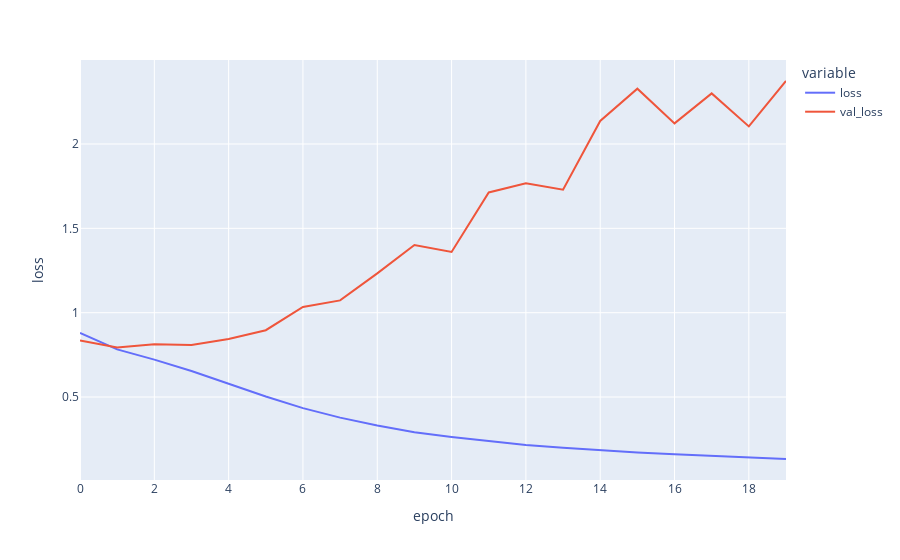

Notebook code for this chart:
### Code cell
fig = px.line(
    trainHistory, y=['loss', 'val_loss'],
    labels={'index': 'epoch', 'value': 'loss'}
)

fig.show()

### Figure 1 — Plotly figure (JSON) as saved in the notebook; plotly's stock layout.template omitted (floating-point values rounded to 4 significant figures)
{"data": [{"hovertemplate": "variable=loss<br>epoch=%{x}<br>loss=%{y}<extra></extra>", "legendgroup": "loss", "line": {"color": "#636efa", "dash": "solid"}, "marker": {"symbol": "circle"}, "mode": "lines", "name": "loss", "orientation": "v", "showlegend": true, "type": "scatter", "x": [0, 1, 2, 3, 4, 5, 6, 7, 8, 9, 10, 11, 12, 13, 14, 15, 16, 17, 18, 19], "xaxis": "x", "y": [0.8797, 0.7823, 0.7218, 0.6541, 0.579, 0.5033, 0.4342, 0.378, 0.3309, 0.2916, 0.2632, 0.2374, 0.2152, 0.1993, 0.1843, 0.1713, 0.1607, 0.1506, 0.1412, 0.1327], "yaxis": "y"}, {"hovertemplate": "variable=val_loss<br>epoch=%{x}<br>loss=%{y}<extra></extra>", "legendgroup": "val_loss", "line": {"color": "#EF553B", "dash": "solid"}, "marker": {"symbol": "circle"}, "mode": "lines", "name": "val_loss", "orientation": "v", "showlegend": true, "type": "scatter", "x": [0, 1, 2, 3, 4, 5, 6, 7, 8, 9, 10, 11, 12, 13, 14, 15, 16, 17, 18, 19], "xaxis": "x", "y": [0.8349, 0.7937, 0.8126, 0.8083, 0.844, 0.896, 1.034, 1.073, 1.233, 1.401, 1.36, 1.713, 1.767, 1.729, 2.136, 2.328, 2.122, 2.3, 2.104, 2.373], "yaxis": "y"}], "layout": {"autosize": true, "legend": {"title": {"text": "variable"}, "tracegroupgap": 0}, "margin": {"t": 60}, "xaxis": {"anchor": "y", "autorange": true, "domain": [0, 1], "range": [0, 19], "title": {"text": "epoch"}, "type": "linear"}, "yaxis": {"anchor": "x", "autorange": true, "domain": [0, 1], "range": [0.00824, 2.498], "title": {"text": "loss"}, "type": "linear"}}}
